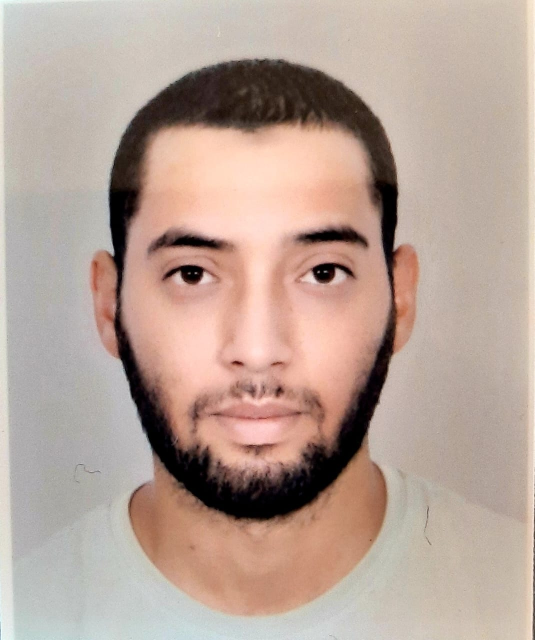
#> input picture Youssef_OUSSAID.jpeg, 1070 x 1280 px (shown at 1/2 size)
$ python face_detection.py
#> lines starting #> are read from the running program, lines starting #| are printed output that depends on the picture; after the words box and inside, x2 and y2 are one past the last pixel; in counts of white or black regions, pixels touching at a corner belong together

import cv2

##face_cascade = cv2.CascadeClassifier('haarcascade_frontalface_default.xml')
face_cascade = cv2.CascadeClassifier(cv2.data.haarcascades +"haarcascade_frontalface_default.xml")

img = cv2.imread('Youssef_OUSSAID.jpeg')
#> img is the input picture: shape (1280, 1070, 3); mean B, G, R 151.2, 162.3, 183.6

gray = cv2.cvtColor(img, cv2.COLOR_BGR2GRAY)
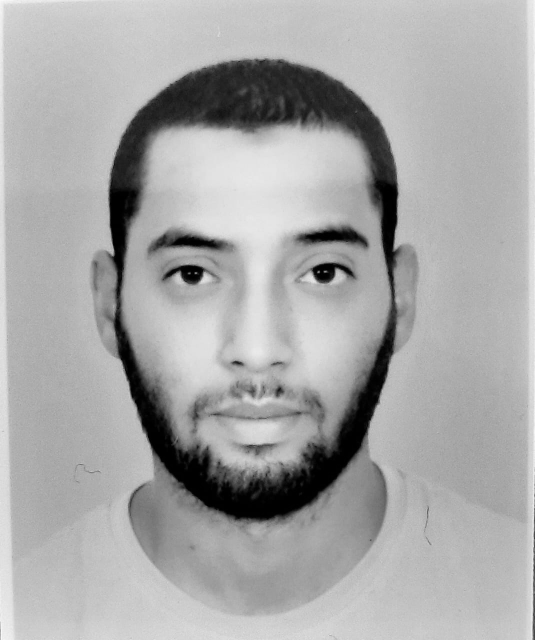
#> gray: shape (1280, 1070) (shown at 1/2 size); min 0, max 251, mean 167.4

faces = face_cascade.detectMultiScale(gray, 1.1, 4)
#> faces = [[190, 295, 650, 650]]
for (x, y, w, h) in faces:

    cv2.rectangle(img, (x, y), (x + w, y +h), (225, 0, 0), 2)
#> this loop made 1 pass
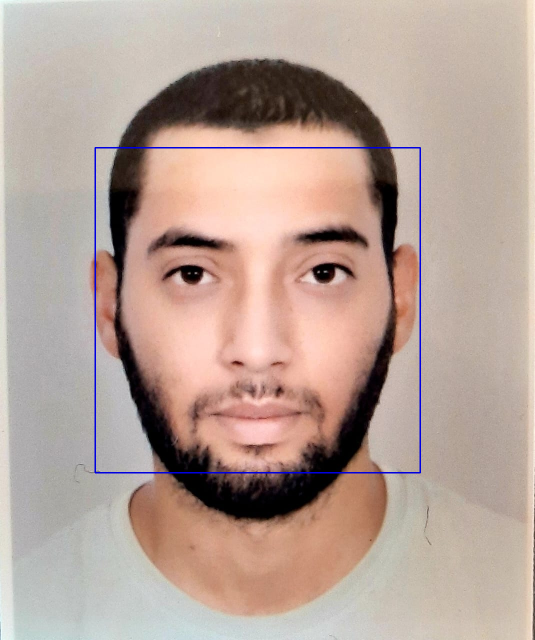
#> img: shape (1280, 1070, 3) (shown at 1/2 size); 0.57% of pixels changed, all inside (x1, y1, x2, y2) = (189, 294, 842, 947)

cv2.imshow('img' , img)

cv2.waitKey()
